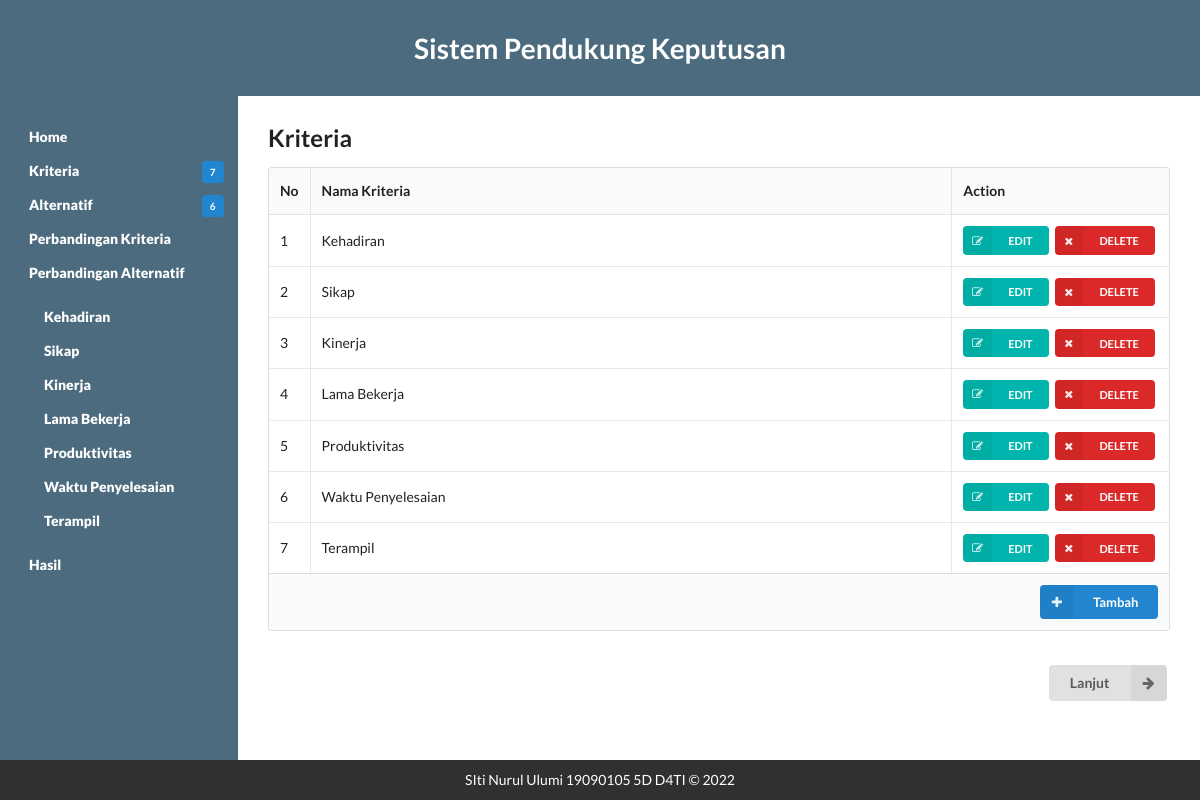
Page /kriteria.php on the committed database.
### tables this page shows
CREATE TABLE `kriteria` (
  `id` int(11) NOT NULL,
  `nama` varchar(20) NOT NULL
);

### kriteria.php (the view, shortened to what this page needs)
<?php
	include('fungsi.php');
	include('header.php');
?>
<section class="content">
	<h2 class="ui header">Kriteria</h2>
	<table class="ui celled table">
		<thead>
			<tr>
				<th class="collapsing">No</th>
				<th colspan="1">Nama Kriteria</th>
				<th colspan="1" >Action</th>
			</tr>
		</thead>
		<tbody>
		<?php
			$query = "SELECT id,nama FROM kriteria ORDER BY id";
			$result	= mysqli_query($koneksi, $query);
			$i = 0;
			while ($row = mysqli_fetch_array($result)) {
				$i++;
		?>
			<tr>
				<td><?php echo $i ?></td>
				<td><?php echo $row['nama'] ?></td>
				<td class="right aligned collapsing">
					<form method="post" action="kriteria.php">
						<button type="submit" name="edit" class="ui mini teal left labeled icon button"><i class="right edit icon"></i>EDIT</button>
						<button type="submit" name="delete" class="ui mini red left labeled icon button"><i class="right remove icon"></i>DELETE</button>
					</form>
				</td>
			</tr>
	<?php } ?>
		</tbody>
		<tfoot class="full-width">
			<tr>
				<th colspan="3">
					<a href="tambah.php?jenis=kriteria">
						<div class="ui right floated small primary labeled icon button">
						<i class="plus icon"></i>Tambah
						</div>
					</a>
				</th>
			</tr>
		</tfoot>
	</table>
	<br>
	<form action="alternatif.php">
	<button class="ui right labeled icon button" style="float: right;">
		<i class="right arrow icon"></i>
		Lanjut
	</button>
	</form>
</section>
<?php include('footer.php'); ?>

### css/style.css (style rules this page uses)
html { display: -webkit-box;display: -ms-flexbox;display: flex; -webkit-box-orient: vertical; -webkit-box-direction: normal; -ms-flex-direction: column; flex-direction: column; }
body { display: -webkit-box; display: -ms-flexbox; display: flex; -webkit-box-orient: vertical; -webkit-box-direction: normal; -ms-flex-direction: column; flex-direction: column; min-height: 100vh; }
.content { display: block; -webkit-box-flex: 1; -ms-flex: 1; flex: 1; }
body { margin: 0; background: #fff; }
header, nav, section, footer { padding: 10px 30px; margin: 0; color: #fff; }
section { background: white; color: black; padding: 30px; }

### rows in the picture
kriteria: nama "Kehadiran"
kriteria: nama "Sikap"
kriteria: nama "Kinerja"
kriteria: nama "Lama Bekerja"
kriteria: nama "Produktivitas"
kriteria: nama "Waktu Penyelesaian"
kriteria: nama "Terampil"

### other values in the picture
getJumlahKriteria() "7"
getJumlahAlternatif() "6"
getKriteriaNama($i) "Kehadiran"
getKriteriaNama($i) "Sikap"
getKriteriaNama($i) "Kinerja"
getKriteriaNama($i) "Lama Bekerja"
getKriteriaNama($i) "Produktivitas"
getKriteriaNama($i) "Waktu Penyelesaian"
getKriteriaNama($i) "Terampil"
